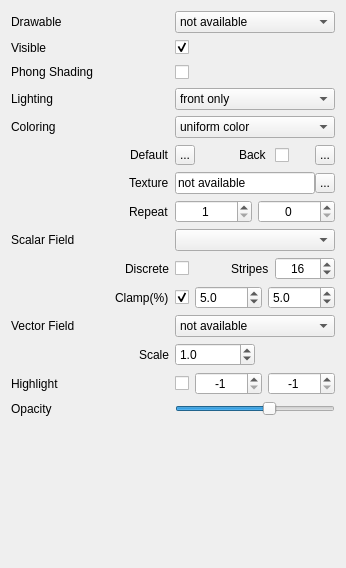
<?xml version="1.0" encoding="UTF-8"?>
<ui version="4.0">
 <class>WidgetTrianglesDrawable</class>
 <widget class="QWidget" name="WidgetTrianglesDrawable">
  <property name="geometry">
   <rect>
    <x>0</x>
    <y>0</y>
    <width>346</width>
    <height>568</height>
   </rect>
  </property>
  <property name="sizePolicy">
   <sizepolicy hsizetype="Preferred" vsizetype="Minimum">
    <horstretch>0</horstretch>
    <verstretch>0</verstretch>
   </sizepolicy>
  </property>
  <property name="minimumSize">
   <size>
    <width>50</width>
    <height>0</height>
   </size>
  </property>
  <property name="windowTitle">
   <string>Surface mesh renderer</string>
  </property>
  <property name="locale">
   <locale language="English" country="UnitedStates"/>
  </property>
  <layout class="QVBoxLayout" name="verticalLayout">
   <item>
    <layout class="QGridLayout" name="gridLayout">
     <item row="0" column="0">
      <widget class="QLabel" name="labelDrawableName">
       <property name="maximumSize">
        <size>
         <width>16777215</width>
         <height>20</height>
        </size>
       </property>
       <property name="text">
        <string>Drawable</string>
       </property>
      </widget>
     </item>
     <item row="0" column="1">
      <widget class="QComboBox" name="comboBoxDrawables">
       <property name="toolTip">
        <string>Select the drawable to be visualized</string>
       </property>
       <item>
        <property name="text">
         <string>not available</string>
        </property>
       </item>
      </widget>
     </item>
     <item row="1" column="0">
      <widget class="QLabel" name="labelVisible">
       <property name="maximumSize">
        <size>
         <width>16777215</width>
         <height>20</height>
        </size>
       </property>
       <property name="text">
        <string>Visible</string>
       </property>
      </widget>
     </item>
     <item row="1" column="1">
      <layout class="QHBoxLayout" name="horizontalLayoutVisible">
       <property name="spacing">
        <number>-1</number>
       </property>
       <item>
        <widget class="QCheckBox" name="checkBoxVisible">
         <property name="toolTip">
          <string>Show/Hide this drawable</string>
         </property>
         <property name="text">
          <string/>
         </property>
         <property name="checked">
          <bool>true</bool>
         </property>
        </widget>
       </item>
       <item>
        <spacer name="spacerVisible">
         <property name="orientation">
          <enum>Qt::Horizontal</enum>
         </property>
         <property name="sizeHint" stdset="0">
          <size>
           <width>128</width>
           <height>17</height>
          </size>
         </property>
        </spacer>
       </item>
      </layout>
     </item>
     <item row="2" column="0">
      <widget class="QLabel" name="labelPhongShading">
       <property name="text">
        <string>Phong Shading</string>
       </property>
      </widget>
     </item>
     <item row="2" column="1">
      <layout class="QHBoxLayout" name="horizontalLayoutPhone">
       <property name="spacing">
        <number>-1</number>
       </property>
       <item>
        <widget class="QCheckBox" name="checkBoxPhongShading">
         <property name="minimumSize">
          <size>
           <width>0</width>
           <height>20</height>
          </size>
         </property>
         <property name="toolTip">
          <string>Enable/Disable Phong shading</string>
         </property>
         <property name="text">
          <string/>
         </property>
        </widget>
       </item>
       <item>
        <spacer name="spacerPhong">
         <property name="orientation">
          <enum>Qt::Horizontal</enum>
         </property>
         <property name="sizeHint" stdset="0">
          <size>
           <width>128</width>
           <height>17</height>
          </size>
         </property>
        </spacer>
       </item>
      </layout>
     </item>
     <item row="3" column="0">
      <widget class="QLabel" name="labelLighting">
       <property name="maximumSize">
        <size>
         <width>16777215</width>
         <height>20</height>
        </size>
       </property>
       <property name="text">
        <string>Lighting</string>
       </property>
      </widget>
     </item>
     <item row="3" column="1">
      <widget class="QComboBox" name="comboBoxLightingOptions">
       <property name="toolTip">
        <string>Select how lighting is implemented</string>
       </property>
       <item>
        <property name="text">
         <string>front only</string>
        </property>
       </item>
       <item>
        <property name="text">
         <string>front and back</string>
        </property>
       </item>
       <item>
        <property name="text">
         <string>disabled</string>
        </property>
       </item>
      </widget>
     </item>
     <item row="4" column="0">
      <widget class="QLabel" name="labelColorScheme">
       <property name="text">
        <string>Coloring</string>
       </property>
      </widget>
     </item>
     <item row="4" column="1">
      <widget class="QComboBox" name="comboBoxColorScheme">
       <property name="toolTip">
        <string>Select how color is assigned to each face</string>
       </property>
       <item>
        <property name="text">
         <string>uniform color</string>
        </property>
       </item>
       <item>
        <property name="text">
         <string>use color property</string>
        </property>
       </item>
      </widget>
     </item>
     <item row="5" column="0">
      <layout class="QHBoxLayout" name="horizontalLayoutLabelDefaultColor">
       <item>
        <spacer name="horizontalSpaceLabelDefaultColor">
         <property name="orientation">
          <enum>Qt::Horizontal</enum>
         </property>
         <property name="sizeHint" stdset="0">
          <size>
           <width>13</width>
           <height>19</height>
          </size>
         </property>
        </spacer>
       </item>
       <item alignment="Qt::AlignRight">
        <widget class="QLabel" name="labelDefaultColor">
         <property name="text">
          <string>Default</string>
         </property>
        </widget>
       </item>
      </layout>
     </item>
     <item row="5" column="1">
      <layout class="QHBoxLayout" name="horizontalLayoutDefaultColor">
       <item>
        <widget class="QToolButton" name="toolButtonDefaultColor">
         <property name="minimumSize">
          <size>
           <width>20</width>
           <height>20</height>
          </size>
         </property>
         <property name="maximumSize">
          <size>
           <width>20</width>
           <height>20</height>
          </size>
         </property>
         <property name="toolTip">
          <string>Click to set a uniform color for this drawable</string>
         </property>
         <property name="text">
          <string>...</string>
         </property>
         <property name="icon">
          <iconset>
           <normaloff>../Resources/icons/transparency.png</normaloff>../Resources/icons/transparency.png</iconset>
         </property>
         <property name="iconSize">
          <size>
           <width>20</width>
           <height>20</height>
          </size>
         </property>
        </widget>
       </item>
       <item>
        <spacer name="spacer">
         <property name="orientation">
          <enum>Qt::Horizontal</enum>
         </property>
         <property name="sizeHint" stdset="0">
          <size>
           <width>0</width>
           <height>0</height>
          </size>
         </property>
        </spacer>
       </item>
       <item>
        <widget class="QLabel" name="labelBackColor">
         <property name="sizePolicy">
          <sizepolicy hsizetype="Preferred" vsizetype="Preferred">
           <horstretch>0</horstretch>
           <verstretch>0</verstretch>
          </sizepolicy>
         </property>
         <property name="minimumSize">
          <size>
           <width>30</width>
           <height>22</height>
          </size>
         </property>
         <property name="text">
          <string>Back</string>
         </property>
        </widget>
       </item>
       <item>
        <widget class="QCheckBox" name="checkBoxBackColor">
         <property name="minimumSize">
          <size>
           <width>0</width>
           <height>20</height>
          </size>
         </property>
         <property name="toolTip">
          <string>Enable/Disable distinct coloring for the back side of this drawable</string>
         </property>
         <property name="text">
          <string/>
         </property>
         <property name="checked">
          <bool>false</bool>
         </property>
        </widget>
       </item>
       <item>
        <spacer name="spacerBackColor">
         <property name="orientation">
          <enum>Qt::Horizontal</enum>
         </property>
         <property name="sizeType">
          <enum>QSizePolicy::Minimum</enum>
         </property>
         <property name="sizeHint" stdset="0">
          <size>
           <width>20</width>
           <height>0</height>
          </size>
         </property>
        </spacer>
       </item>
       <item>
        <widget class="QToolButton" name="toolButtonBackColor">
         <property name="minimumSize">
          <size>
           <width>20</width>
           <height>20</height>
          </size>
         </property>
         <property name="maximumSize">
          <size>
           <width>20</width>
           <height>20</height>
          </size>
         </property>
         <property name="toolTip">
          <string>Click to set the backside color for this drawable</string>
         </property>
         <property name="text">
          <string>...</string>
         </property>
         <property name="icon">
          <iconset>
           <normaloff>../Resources/icons/transparency.png</normaloff>../Resources/icons/transparency.png</iconset>
         </property>
         <property name="iconSize">
          <size>
           <width>20</width>
           <height>20</height>
          </size>
         </property>
        </widget>
       </item>
      </layout>
     </item>
     <item row="6" column="0">
      <layout class="QHBoxLayout" name="horizontalLayout">
       <item>
        <spacer name="horizontalSpacerTexture">
         <property name="orientation">
          <enum>Qt::Horizontal</enum>
         </property>
         <property name="sizeHint" stdset="0">
          <size>
           <width>15</width>
           <height>22</height>
          </size>
         </property>
        </spacer>
       </item>
       <item alignment="Qt::AlignRight">
        <widget class="QLabel" name="labelTexture">
         <property name="sizePolicy">
          <sizepolicy hsizetype="Preferred" vsizetype="Preferred">
           <horstretch>0</horstretch>
           <verstretch>0</verstretch>
          </sizepolicy>
         </property>
         <property name="minimumSize">
          <size>
           <width>30</width>
           <height>22</height>
          </size>
         </property>
         <property name="text">
          <string>Texture</string>
         </property>
        </widget>
       </item>
      </layout>
     </item>
     <item row="6" column="1">
      <layout class="QHBoxLayout" name="horizontalLayoutTexture">
       <property name="spacing">
        <number>0</number>
       </property>
       <item>
        <widget class="QLineEdit" name="lineEditTextureFile">
         <property name="sizePolicy">
          <sizepolicy hsizetype="Expanding" vsizetype="Preferred">
           <horstretch>0</horstretch>
           <verstretch>0</verstretch>
          </sizepolicy>
         </property>
         <property name="minimumSize">
          <size>
           <width>50</width>
           <height>0</height>
          </size>
         </property>
         <property name="toolTip">
          <string>The image file of the texture</string>
         </property>
         <property name="text">
          <string>not available</string>
         </property>
         <property name="alignment">
          <set>Qt::AlignLeading|Qt::AlignLeft|Qt::AlignVCenter</set>
         </property>
         <property name="readOnly">
          <bool>true</bool>
         </property>
        </widget>
       </item>
       <item>
        <widget class="QToolButton" name="toolButtonTextureFile">
         <property name="minimumSize">
          <size>
           <width>20</width>
           <height>20</height>
          </size>
         </property>
         <property name="maximumSize">
          <size>
           <width>20</width>
           <height>20</height>
          </size>
         </property>
         <property name="toolTip">
          <string>Click to choose a texture image</string>
         </property>
         <property name="text">
          <string>...</string>
         </property>
         <property name="iconSize">
          <size>
           <width>20</width>
           <height>20</height>
          </size>
         </property>
        </widget>
       </item>
      </layout>
     </item>
     <item row="7" column="0">
      <layout class="QHBoxLayout" name="horizontalLayoutLayoutTextureRepeat">
       <item>
        <spacer name="horizontalSpacerTextureRepeat">
         <property name="orientation">
          <enum>Qt::Horizontal</enum>
         </property>
         <property name="sizeHint" stdset="0">
          <size>
           <width>15</width>
           <height>22</height>
          </size>
         </property>
        </spacer>
       </item>
       <item alignment="Qt::AlignRight">
        <widget class="QLabel" name="labelTextureRepeat">
         <property name="sizePolicy">
          <sizepolicy hsizetype="Preferred" vsizetype="Preferred">
           <horstretch>0</horstretch>
           <verstretch>0</verstretch>
          </sizepolicy>
         </property>
         <property name="minimumSize">
          <size>
           <width>30</width>
           <height>22</height>
          </size>
         </property>
         <property name="text">
          <string>Repeat</string>
         </property>
        </widget>
       </item>
      </layout>
     </item>
     <item row="7" column="1">
      <layout class="QHBoxLayout" name="horizontalLayoutTextureRepeat">
       <item>
        <widget class="QSpinBox" name="spinBoxTextureRepeat">
         <property name="sizePolicy">
          <sizepolicy hsizetype="Expanding" vsizetype="Preferred">
           <horstretch>0</horstretch>
           <verstretch>0</verstretch>
          </sizepolicy>
         </property>
         <property name="minimumSize">
          <size>
           <width>60</width>
           <height>0</height>
          </size>
         </property>
         <property name="toolTip">
          <string>How many times this texture is repeated?</string>
         </property>
         <property name="alignment">
          <set>Qt::AlignCenter</set>
         </property>
         <property name="readOnly">
          <bool>false</bool>
         </property>
         <property name="minimum">
          <number>1</number>
         </property>
         <property name="maximum">
          <number>99</number>
         </property>
         <property name="value">
          <number>1</number>
         </property>
        </widget>
       </item>
       <item>
        <widget class="QSpinBox" name="spinBoxTextureFractionalRepeat">
         <property name="sizePolicy">
          <sizepolicy hsizetype="Expanding" vsizetype="Preferred">
           <horstretch>0</horstretch>
           <verstretch>0</verstretch>
          </sizepolicy>
         </property>
         <property name="minimumSize">
          <size>
           <width>60</width>
           <height>0</height>
          </size>
         </property>
         <property name="toolTip">
          <string>Fractional repeat (100 fractional repeat is equivalent to 1 repeat)</string>
         </property>
         <property name="alignment">
          <set>Qt::AlignCenter</set>
         </property>
         <property name="maximum">
          <number>100</number>
         </property>
        </widget>
       </item>
      </layout>
     </item>
     <item row="8" column="0">
      <widget class="QLabel" name="labelScalarFieldStyle">
       <property name="sizePolicy">
        <sizepolicy hsizetype="Preferred" vsizetype="Preferred">
         <horstretch>0</horstretch>
         <verstretch>0</verstretch>
        </sizepolicy>
       </property>
       <property name="text">
        <string>Scalar Field</string>
       </property>
      </widget>
     </item>
     <item row="8" column="1">
      <widget class="QComboBox" name="comboBoxScalarFieldStyle">
       <property name="sizePolicy">
        <sizepolicy hsizetype="Expanding" vsizetype="Preferred">
         <horstretch>0</horstretch>
         <verstretch>0</verstretch>
        </sizepolicy>
       </property>
       <property name="minimumSize">
        <size>
         <width>20</width>
         <height>22</height>
        </size>
       </property>
      </widget>
     </item>
     <item row="9" column="0">
      <layout class="QHBoxLayout" name="horizontalLayoutLabelClamp_2">
       <item>
        <spacer name="horizontalSpacerLabelClamp_2">
         <property name="orientation">
          <enum>Qt::Horizontal</enum>
         </property>
         <property name="sizeHint" stdset="0">
          <size>
           <width>12</width>
           <height>19</height>
          </size>
         </property>
        </spacer>
       </item>
       <item>
        <widget class="QLabel" name="labelScalarFieldDiscrete">
         <property name="sizePolicy">
          <sizepolicy hsizetype="Preferred" vsizetype="Preferred">
           <horstretch>0</horstretch>
           <verstretch>0</verstretch>
          </sizepolicy>
         </property>
         <property name="text">
          <string>Discrete</string>
         </property>
        </widget>
       </item>
      </layout>
     </item>
     <item row="9" column="1">
      <layout class="QHBoxLayout" name="horizontalLayout_2">
       <item>
        <widget class="QCheckBox" name="checkBoxScalarFieldDiscrete">
         <property name="text">
          <string/>
         </property>
        </widget>
       </item>
       <item>
        <spacer name="horizontalSpacer">
         <property name="orientation">
          <enum>Qt::Horizontal</enum>
         </property>
         <property name="sizeType">
          <enum>QSizePolicy::MinimumExpanding</enum>
         </property>
         <property name="sizeHint" stdset="0">
          <size>
           <width>10</width>
           <height>20</height>
          </size>
         </property>
        </spacer>
       </item>
       <item>
        <widget class="QLabel" name="labelScalarFieldStripes">
         <property name="sizePolicy">
          <sizepolicy hsizetype="Preferred" vsizetype="Preferred">
           <horstretch>0</horstretch>
           <verstretch>0</verstretch>
          </sizepolicy>
         </property>
         <property name="text">
          <string>Stripes</string>
         </property>
        </widget>
       </item>
       <item>
        <widget class="QSpinBox" name="spinBoxScalarFieldNumStrips">
         <property name="sizePolicy">
          <sizepolicy hsizetype="Expanding" vsizetype="Preferred">
           <horstretch>0</horstretch>
           <verstretch>0</verstretch>
          </sizepolicy>
         </property>
         <property name="minimumSize">
          <size>
           <width>60</width>
           <height>0</height>
          </size>
         </property>
         <property name="toolTip">
          <string>The number of discrete colors.</string>
         </property>
         <property name="alignment">
          <set>Qt::AlignCenter</set>
         </property>
         <property name="minimum">
          <number>4</number>
         </property>
         <property name="maximum">
          <number>128</number>
         </property>
         <property name="singleStep">
          <number>4</number>
         </property>
         <property name="value">
          <number>16</number>
         </property>
        </widget>
       </item>
      </layout>
     </item>
     <item row="10" column="0">
      <layout class="QHBoxLayout" name="horizontalLayoutLabelClamp">
       <item>
        <spacer name="horizontalSpacerLabelClamp">
         <property name="orientation">
          <enum>Qt::Horizontal</enum>
         </property>
         <property name="sizeHint" stdset="0">
          <size>
           <width>12</width>
           <height>19</height>
          </size>
         </property>
        </spacer>
       </item>
       <item>
        <widget class="QLabel" name="labelScalarFieldClamp">
         <property name="sizePolicy">
          <sizepolicy hsizetype="Preferred" vsizetype="Preferred">
           <horstretch>0</horstretch>
           <verstretch>0</verstretch>
          </sizepolicy>
         </property>
         <property name="text">
          <string>Clamp(%)</string>
         </property>
        </widget>
       </item>
      </layout>
     </item>
     <item row="10" column="1">
      <layout class="QHBoxLayout" name="horizontalLayout_4">
       <item>
        <widget class="QCheckBox" name="checkBoxScalarFieldClamp">
         <property name="toolTip">
          <string>Check to clamp the specified percent of lower and upper values.</string>
         </property>
         <property name="text">
          <string/>
         </property>
         <property name="checked">
          <bool>true</bool>
         </property>
        </widget>
       </item>
       <item>
        <widget class="QDoubleSpinBox" name="doubleSpinBoxScalarFieldClampLower">
         <property name="sizePolicy">
          <sizepolicy hsizetype="Expanding" vsizetype="Preferred">
           <horstretch>0</horstretch>
           <verstretch>0</verstretch>
          </sizepolicy>
         </property>
         <property name="minimumSize">
          <size>
           <width>60</width>
           <height>0</height>
          </size>
         </property>
         <property name="decimals">
          <number>1</number>
         </property>
         <property name="value">
          <double>5.000000000000000</double>
         </property>
        </widget>
       </item>
       <item>
        <widget class="QDoubleSpinBox" name="doubleSpinBoxScalarFieldClampUpper">
         <property name="sizePolicy">
          <sizepolicy hsizetype="Expanding" vsizetype="Preferred">
           <horstretch>0</horstretch>
           <verstretch>0</verstretch>
          </sizepolicy>
         </property>
         <property name="minimumSize">
          <size>
           <width>60</width>
           <height>0</height>
          </size>
         </property>
         <property name="decimals">
          <number>1</number>
         </property>
         <property name="value">
          <double>5.000000000000000</double>
         </property>
        </widget>
       </item>
      </layout>
     </item>
     <item row="11" column="0">
      <widget class="QLabel" name="labelVectorField">
       <property name="sizePolicy">
        <sizepolicy hsizetype="Preferred" vsizetype="Preferred">
         <horstretch>0</horstretch>
         <verstretch>0</verstretch>
        </sizepolicy>
       </property>
       <property name="minimumSize">
        <size>
         <width>75</width>
         <height>22</height>
        </size>
       </property>
       <property name="text">
        <string>Vector Field</string>
       </property>
      </widget>
     </item>
     <item row="11" column="1">
      <widget class="QComboBox" name="comboBoxVectorField">
       <property name="toolTip">
        <string>Select the drawable to be visualized</string>
       </property>
       <item>
        <property name="text">
         <string>not available</string>
        </property>
       </item>
      </widget>
     </item>
     <item row="12" column="0">
      <layout class="QHBoxLayout" name="horizontalLayoutScale">
       <item>
        <spacer name="horizontalSpacerVectorFieldLabelScale">
         <property name="orientation">
          <enum>Qt::Horizontal</enum>
         </property>
         <property name="sizeHint" stdset="0">
          <size>
           <width>13</width>
           <height>19</height>
          </size>
         </property>
        </spacer>
       </item>
       <item alignment="Qt::AlignRight">
        <widget class="QLabel" name="labelVectorFieldScale">
         <property name="text">
          <string>Scale</string>
         </property>
        </widget>
       </item>
      </layout>
     </item>
     <item row="12" column="1">
      <layout class="QHBoxLayout" name="horizontalLayoutVectorFieldLength">
       <property name="spacing">
        <number>0</number>
       </property>
       <item>
        <widget class="QDoubleSpinBox" name="doubleSpinBoxVectorFieldScale">
         <property name="sizePolicy">
          <sizepolicy hsizetype="Expanding" vsizetype="Preferred">
           <horstretch>0</horstretch>
           <verstretch>0</verstretch>
          </sizepolicy>
         </property>
         <property name="minimumSize">
          <size>
           <width>60</width>
           <height>0</height>
          </size>
         </property>
         <property name="toolTip">
          <string>Adjust the length of the vectors.
The scale is relative to the average edge lenght of the model.</string>
         </property>
         <property name="decimals">
          <number>1</number>
         </property>
         <property name="minimum">
          <double>0.100000000000000</double>
         </property>
         <property name="maximum">
          <double>50.000000000000000</double>
         </property>
         <property name="singleStep">
          <double>0.100000000000000</double>
         </property>
         <property name="value">
          <double>1.000000000000000</double>
         </property>
        </widget>
       </item>
       <item>
        <spacer name="spacerVectorFieldLength">
         <property name="orientation">
          <enum>Qt::Horizontal</enum>
         </property>
         <property name="sizeType">
          <enum>QSizePolicy::Expanding</enum>
         </property>
         <property name="sizeHint" stdset="0">
          <size>
           <width>13</width>
           <height>13</height>
          </size>
         </property>
        </spacer>
       </item>
      </layout>
     </item>
     <item row="13" column="0">
      <widget class="QLabel" name="labelHighlight">
       <property name="text">
        <string>Highlight</string>
       </property>
      </widget>
     </item>
     <item row="13" column="1">
      <layout class="QHBoxLayout" name="horizontalLayout_3">
       <item>
        <widget class="QCheckBox" name="checkBoxHighlight">
         <property name="text">
          <string/>
         </property>
        </widget>
       </item>
       <item>
        <widget class="QSpinBox" name="spinBoxHighlightMin">
         <property name="sizePolicy">
          <sizepolicy hsizetype="Expanding" vsizetype="Preferred">
           <horstretch>0</horstretch>
           <verstretch>0</verstretch>
          </sizepolicy>
         </property>
         <property name="minimumSize">
          <size>
           <width>60</width>
           <height>0</height>
          </size>
         </property>
         <property name="toolTip">
          <string>The lower bound of the triange range to be highlighted.</string>
         </property>
         <property name="alignment">
          <set>Qt::AlignCenter</set>
         </property>
         <property name="minimum">
          <number>-1</number>
         </property>
         <property name="maximum">
          <number>999999999</number>
         </property>
         <property name="value">
          <number>-1</number>
         </property>
        </widget>
       </item>
       <item>
        <widget class="QSpinBox" name="spinBoxHighlightMax">
         <property name="sizePolicy">
          <sizepolicy hsizetype="Expanding" vsizetype="Preferred">
           <horstretch>0</horstretch>
           <verstretch>0</verstretch>
          </sizepolicy>
         </property>
         <property name="minimumSize">
          <size>
           <width>60</width>
           <height>0</height>
          </size>
         </property>
         <property name="toolTip">
          <string>The upper bound of the triange range to be highlighted.</string>
         </property>
         <property name="alignment">
          <set>Qt::AlignCenter</set>
         </property>
         <property name="minimum">
          <number>-1</number>
         </property>
         <property name="maximum">
          <number>999999999</number>
         </property>
         <property name="value">
          <number>-1</number>
         </property>
        </widget>
       </item>
      </layout>
     </item>
     <item row="14" column="0">
      <widget class="QLabel" name="labelOpacity">
       <property name="text">
        <string>Opacity</string>
       </property>
      </widget>
     </item>
     <item row="14" column="1">
      <widget class="QSlider" name="horizontalSliderOpacity">
       <property name="toolTip">
        <string>The opacity of the surface</string>
       </property>
       <property name="maximum">
        <number>100</number>
       </property>
       <property name="value">
        <number>60</number>
       </property>
       <property name="orientation">
        <enum>Qt::Horizontal</enum>
       </property>
      </widget>
     </item>
    </layout>
   </item>
   <item>
    <spacer name="verticalSpacer">
     <property name="orientation">
      <enum>Qt::Vertical</enum>
     </property>
     <property name="sizeType">
      <enum>QSizePolicy::Expanding</enum>
     </property>
     <property name="sizeHint" stdset="0">
      <size>
       <width>20</width>
       <height>5</height>
      </size>
     </property>
    </spacer>
   </item>
  </layout>
 </widget>
 <tabstops>
  <tabstop>comboBoxDrawables</tabstop>
  <tabstop>checkBoxVisible</tabstop>
  <tabstop>checkBoxPhongShading</tabstop>
  <tabstop>comboBoxLightingOptions</tabstop>
  <tabstop>comboBoxColorScheme</tabstop>
  <tabstop>toolButtonDefaultColor</tabstop>
  <tabstop>checkBoxBackColor</tabstop>
  <tabstop>toolButtonBackColor</tabstop>
  <tabstop>lineEditTextureFile</tabstop>
  <tabstop>toolButtonTextureFile</tabstop>
  <tabstop>spinBoxTextureRepeat</tabstop>
  <tabstop>spinBoxTextureFractionalRepeat</tabstop>
  <tabstop>comboBoxScalarFieldStyle</tabstop>
  <tabstop>checkBoxScalarFieldDiscrete</tabstop>
  <tabstop>spinBoxScalarFieldNumStrips</tabstop>
  <tabstop>checkBoxScalarFieldClamp</tabstop>
  <tabstop>doubleSpinBoxScalarFieldClampLower</tabstop>
  <tabstop>doubleSpinBoxScalarFieldClampUpper</tabstop>
  <tabstop>comboBoxVectorField</tabstop>
  <tabstop>doubleSpinBoxVectorFieldScale</tabstop>
  <tabstop>checkBoxHighlight</tabstop>
  <tabstop>spinBoxHighlightMin</tabstop>
  <tabstop>spinBoxHighlightMax</tabstop>
  <tabstop>horizontalSliderOpacity</tabstop>
 </tabstops>
 <resources/>
 <connections/>
</ui>
